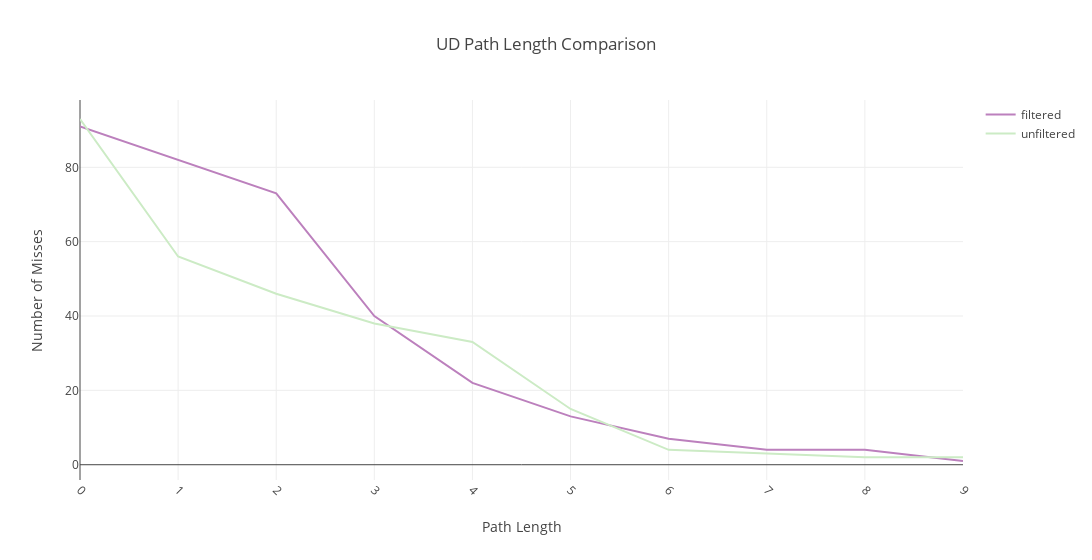

Notebook code for this chart:
### Code cell
scatter1 = go.Scatter(
    x=[i for i in range(10)], 
    y=[filtered_only_misses_by_ud_dict['total'].get(i, 0) for i in range(10)],
    mode='lines',
    name='filtered',
    marker = dict(color='#BC80BD')

)

scatter2= go.Scatter(
    x=[i for i in range(10)], 
    y=[unfiltered_only_misses_by_ud_dict['total'].get(i, 0) for i in range(10)],
    mode='lines',
    name='unfiltered',
    marker = dict(color='#CCEBC5')
)


layout = go.Layout(
    title='UD Path Length Comparison',
    xaxis_title="Path Length",
    yaxis_title="Number of Misses",        
    barmode='overlay',
    width=1200,
    xaxis = go.layout.XAxis(
        tickangle = 45,
        automargin = True
        
    )
    
        
)

fig = go.Figure(data=[scatter1,scatter2], layout=layout)


fig.show()

### Figure 1 — Plotly figure (JSON) as saved in the notebook; plotly's stock layout.template omitted (floating-point values rounded to 4 significant figures)
{"data": [{"marker": {"color": "#BC80BD"}, "mode": "lines", "name": "filtered", "type": "scatter", "uid": "e4837a91-23c8-49ef-8a1a-1ca98705b320", "x": [0, 1, 2, 3, 4, 5, 6, 7, 8, 9], "y": [91, 82, 73, 40, 22, 13, 7, 4, 4, 1]}, {"marker": {"color": "#CCEBC5"}, "mode": "lines", "name": "unfiltered", "type": "scatter", "uid": "8ee437d9-4214-4ba3-8628-41d7f82f6af1", "x": [0, 1, 2, 3, 4, 5, 6, 7, 8, 9], "y": [93, 56, 46, 38, 33, 15, 4, 3, 2, 2]}], "layout": {"barmode": "overlay", "title": {"text": "UD Path Length Comparison"}, "width": 1200, "xaxis": {"automargin": true, "tickangle": 45, "title": {"text": "Path Length"}}, "yaxis": {"title": {"text": "Number of Misses"}}}}
